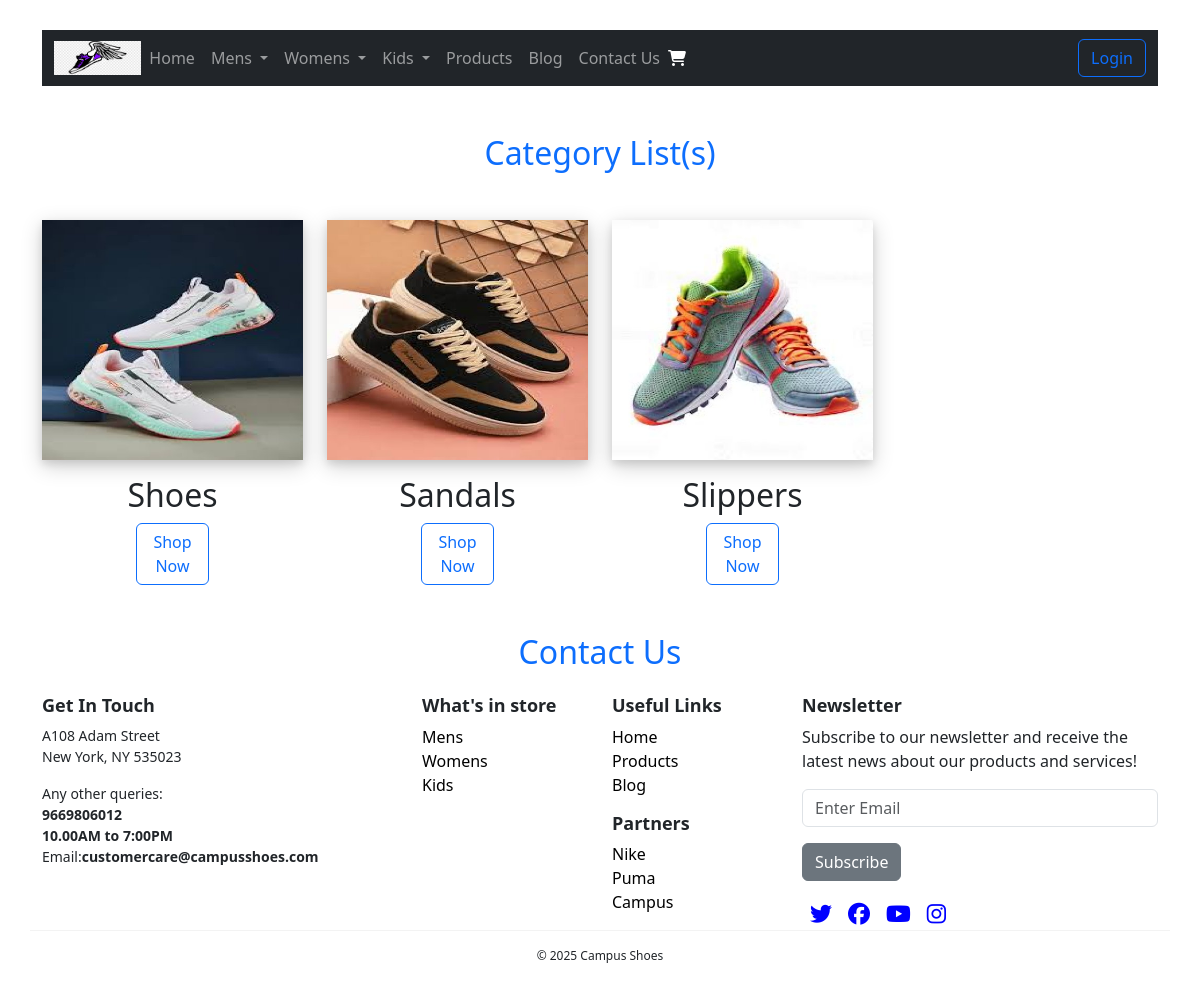
/mens.htm, run on the app's committed database.
### tables this page shows
CREATE TABLE `categories` (
  `pk_id` int(11) NOT NULL,
  `title` varchar(255) NOT NULL,
  `pcid` int(11) NOT NULL,
  `image` varchar(100) NOT NULL,
  `seo_url` varchar(255) NOT NULL,
  `live` smallint(1) NOT NULL DEFAULT 1,
  `delete_id` smallint(1) NOT NULL DEFAULT 0,
  `sort_id` int(11) NOT NULL DEFAULT 0,
  `create_date` datetime NOT NULL DEFAULT current_timestamp(),
  `created_by` int(11) NOT NULL DEFAULT 0,
  `update_date` timestamp NOT NULL DEFAULT current_timestamp() ON UPDATE current_timestamp(),
  `updated_by` int(11) NOT NULL DEFAULT 0
);

### lib/connect_db.php (called while the page is built, shortened)
<?php
class DBController {
	private $host = "127.0.0.1";
	private $user = "root";
	private $password = "";
	private $database = "ecommerce";
	private $port = 3307;
	private $connection = "";
	function __construct() {
		$conn = $this->connectDB();
		$this->connection = $conn;
		mysqli_set_charset( $this->connection, 'utf8');
	}
	function connectDB() {
		$conn = mysqli_connect($this->host,$this->user,$this->password,$this->database,$this->port);
		return $conn;
	}
	function runQuery($query) {
		$result = mysqli_query($this->connection,$query);
		if($result){
			while($row=mysqli_fetch_assoc($result)) {
				$resultset[] = $row;
			}
		}
		if(!empty($resultset))
			return $resultset;
	}
	function runQueryOne($query) {
		$result = mysqli_query($this->connection,$query);
		if($result){
			while($row=mysqli_fetch_assoc($result)) {
				$resultset[] = $row;
			}
		}
		if(!empty($resultset))
			return $resultset[0];
	}
}
?>

### lib/general.php (called while the page is built, shortened)
<?php
class General{
	function getParentCategory(){
		global $db;
		$query="SELECT * FROM categories WHERE pcid=0 AND live=1 AND delete_id=0";
		$parentCategoryResult=$db->runQuery($query);
		return $parentCategoryResult;
	}
	function getSubCategory($mcid){
		global $db;
		$query="SELECT * FROM categories WHERE pcid='".$mcid."' AND live=1 AND delete_id=0";
		$subCategoryResult=$db->runQuery($query);
		return $subCategoryResult;
	}
	function getSubSubCategory($scid){
		global $db;
		$query="SELECT * FROM categories WHERE pcid='".$scid."' AND live=1 AND delete_id=0";
		$subCategoryResult=$db->runQuery($query);
		return $subCategoryResult;
	}
	function getProductBySeoUrl($mainCategorySeoUrl,$subCategorySeoUrl,$subSubCategorySeoUrl){
		global $db;
		if(!empty($mainCategorySeoUrl)){
			$query="SELECT * FROM categories WHERE seo_url='".$mainCategorySeoUrl."'";
			$mainCategoryResult=$db->runQueryOne($query);
			$query="SELECT * FROM categories WHERE pcid='".$mainCategoryResult['pk_id']."'";
			$productResult=$db->runQuery($query);
		}
		return $productResult;
	}
	function getCategoryDetailsByID($id){
		global $db;
		$query="SELECT * FROM categories WHERE pk_id='".$id."' AND live=1 AND delete_id=0";
		$categoryRow=$db->runQueryOne($query);
		return $categoryRow;
	}
}
?>

### category-product.php (the view, shortened to what this page needs)
<?php
include_once('lib/connect_db.php');
include_once('lib/general.php');
$db=new DBController();
$general=new General();
$mainCategory="";
$subCategory="";
$subSubCategory="";
$productDisplay = 0;
$catProText = 'Category';
if(isset($_GET["cid"])){
	$mainCategory=$_GET["cid"];
}
$products=$general->getProductBySeoUrl($mainCategory,$subCategory,$subSubCategory);
?>
<!doctype html>
<html lang="en">
	<?php include_once('inc/header_includes.php'); ?>
	<body>
		<?php include_once('inc/header.php'); ?>
			<section class="container mt-5">
				<h2 class="text-center text-primary"><?=$catProText;?> List(s)</h2>
				<div class="row mt-5">
<?php
					$subCatURL = "";
					$mainCatURL = "";
					if($productDisplay  == 0){
						foreach($products as $subCatRow){
							if($subCategory != ''){
									$subCategoryRow = $general->getCategoryDetailsByID($subCatRow['pcid']);
									$subCatURL = $subCategoryRow['seo_url'].'/';
							}else {
								$subCatURL = '';
								$mainCatURL = $subCatRow['seo_url'].'/';
							}
?>
							<div class="col-3">
								<div class="mainCategoryContainer">
									<a href=""><img src="<?php echo UPLOADS_PATH . $subCatRow['image'];?>"/></a>
								</div>
								<h2 class="text-center mt-3"><?php echo $subCatRow['title'];?></h2>
								<div class="categoryButton">
									<a href="<?php echo ROOT_PATH.$mainCatURL.$subCatURL.$subCatRow['seo_url'].".htm";?>" class="btn btn-outline-primary">Shop Now</a>
								</div>
							</div>
<?php
						}
					}
?>
				</div>
			</section>
		<?php include_once('inc/footer.php'); ?>
	</body>
</html>

### inc/header.php (shortened to what this page needs)
<?php
$parentCategory=$general->getParentCategory();
?>
<section  class="container">
	<div class="row">
		<div class="col-12">
			<nav class="navbar navbar-expand-lg bg-dark" data-bs-theme="dark">
				  <div class="container-fluid">
					<div class="logoContainer">
						<a href="<?php echo ROOT_PATH;?>"><img src="<?php echo IMAGES_PATH;?>logonew.png"/></a>
					</div>
					<div class="collapse navbar-collapse" id="navbarNav">
						<ul class="navbar-nav">
							<li class="nav-item">
							  <a class="nav-link" aria-current="page" href="home.htm">Home</a>
							</li>
							<?php
							foreach($parentCategory as $parentRow){
							?>
							<li class="nav-item dropdown">
								<a class="nav-link dropdown-toggle" href="<?php echo ROOT_PATH.$parentRow['seo_url'].'.htm'?>" id="navbarDropdown" role="button" data-bs-toggle="dropdown" aria-expanded="false">
									<?php echo $parentRow['title'];?>
								</a>
<?php
								$subCategory=$general->getSubCategory($parentRow['pk_id']);
								if(isset($subCategory)){
?>
<?php
									foreach($subCategory as $subRow){
										$subSubCategory=$general->getSubSubCategory($subRow['pk_id']);
?>
<?php
									}
?>
<?php
								}
?>
							</li>
<?php
							}
?>
							<li class="nav-item">
							  <a class="nav-link" href="products.php">Products</a>
							</li>
							<li class="nav-item">
							  <a class="nav-link" href="#">Blog</a>
							</li>
							<li class="nav-item">
							  <a class="nav-link" href="#">Contact Us</a>
							</li>
						</ul>
						<div class="cartContainer">
							<a href="#"><i class="fa-solid fa-cart-shopping cartIcon"></i></a>
						</div>
					</div>
					 <div class="logoutContainer">
					 <?php
					 if(isset($_SESSION["email"])){
					 ?>
						<a href="logout.htm"><button class="btn btn-outline-primary" type="submit">Logout</button></a>
					<?php
					 }else{
					?>
						<a href="login.htm"><button class="btn btn-outline-primary" type="submit">Login</button></a>
					<?php
					 }
					?>
					 </div>
				  </div>
			</nav>
		</div>
	</div>
</section>

### css/style.css (style rules this page uses)
body { margin-top: 20px; padding: 10px; }
.logoContainer { width:8%; }
.logoContainer img { width:100%; }
.mainCategoryContainer { width:100%; box-shadow: 0 4px 8px 0 rgba(0, 0, 0, 0.1), 0 6px 20px 0 rgba(0, 0, 0, 0.19); }
.mainCategoryContainer img { height:240px; width:100%; }
.categoryButton { width:28%; margin:0 auto; }
.cartIcon { color:#FFFFFF; }

### data on the page
categories: title "Mens"
categories: title "Womens"
categories: title "Kids"
categories: image (picture), title "Shoes"
categories: image (picture), title "Sandals"
categories: image (picture), title "Slippers"

### other printed values
$catProText "Category"
